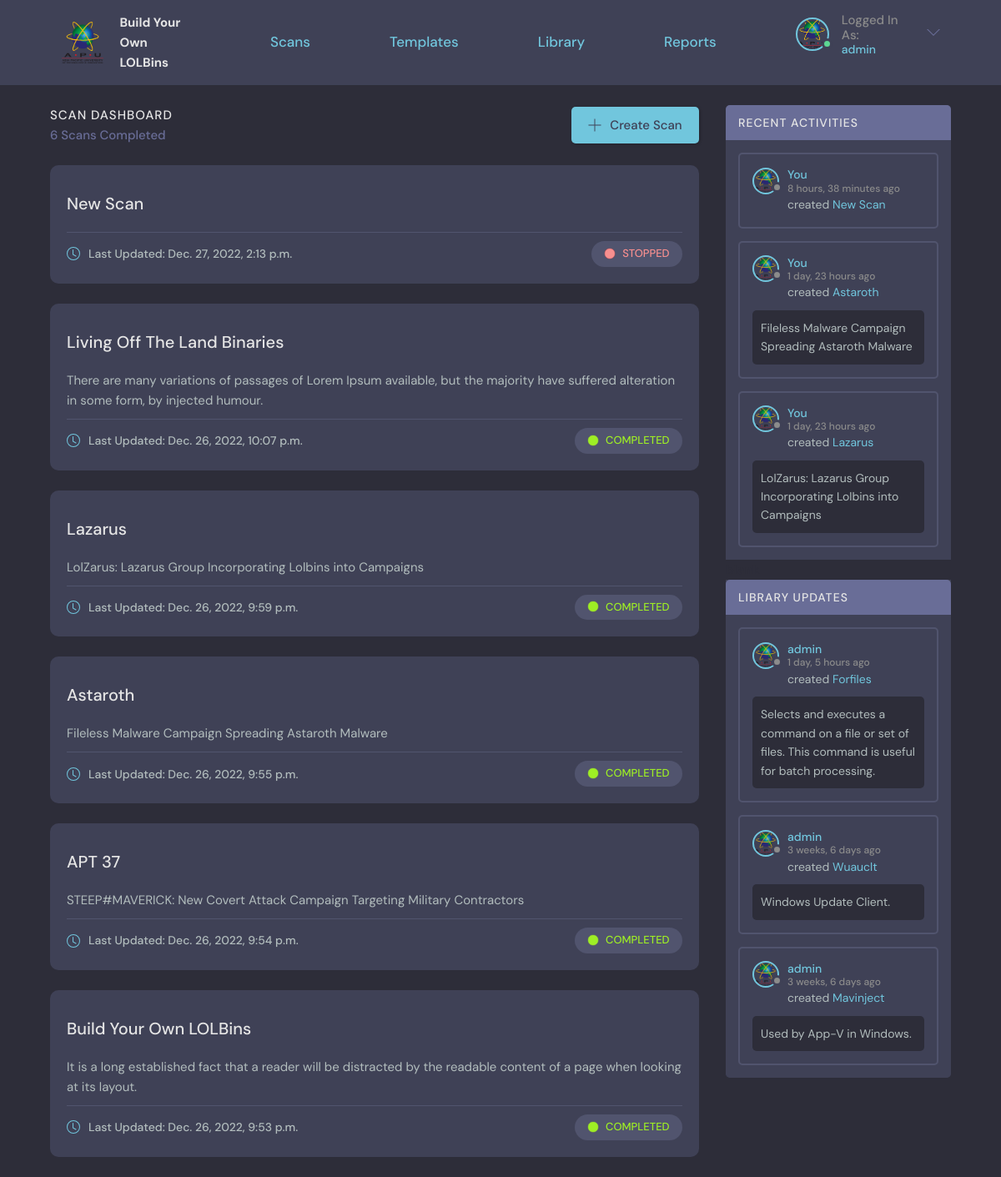
Before: / (signed in) with the older database file.
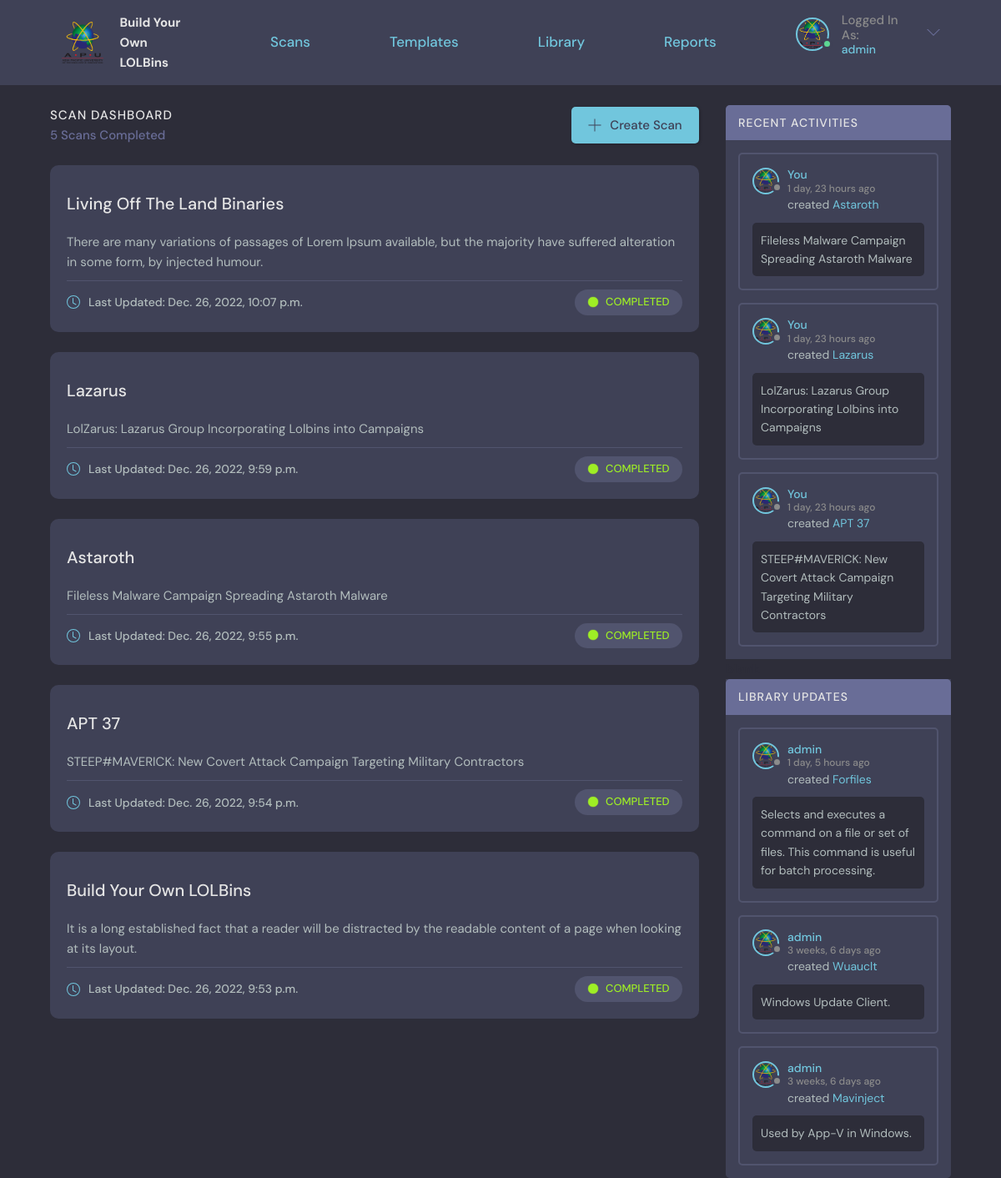
After: the same page with the newer database file.
### base/models.py (models this page shows, shortened)
class Scan(models.Model):
    user = models.ForeignKey(User, on_delete=SET_NULL, null=True, verbose_name = u'Owner')
    name = models.CharField(max_length=200, default="New Scan")
    description = models.TextField(null=True, blank=True)
    updated = models.DateTimeField(auto_now=True)
    created = models.DateTimeField(auto_now_add=True)
    STATUS_CHOICES = (
    ("STOPPED", "STOPPED"),
    ("COMPLETED", "COMPLETED"),
    ("RUNNING", "RUNNING"),
    ("ERROR", "ERROR"))
    status = models.CharField(max_length=15, choices=STATUS_CHOICES, default='STOPPED')
    ip = models.CharField("IP Address", max_length=15, default="127.0.0.1")
    username = models.CharField("Machine Username", max_length=30, default="admin")
    password = models.CharField("Machine Password", max_length=50, default="admin")
    task = models.TextField(null=True, blank=True)
    class Meta:
        ordering = ['-updated', '-created']
        verbose_name = 'Scan'

class Technique(models.Model):
    user = models.ForeignKey(User, on_delete=SET_NULL, null=True, verbose_name = u'Owner')
    name = models.CharField(max_length=200, default="New Binary")
    description = models.TextField(null=True, blank=True)
    updated = models.DateTimeField(auto_now=True)
    created = models.DateTimeField(auto_now_add=True)
    Objective = models.ManyToManyField(Objective, verbose_name = u'Objectives')
    APT = models.ManyToManyField(APT, blank=True, verbose_name = u'APT Groups')
    class Meta:
        verbose_name = 'LOLBin'

### base/views.py (the view)
# urls.py: path('', views.home, name="home"),
def home(request):
    scans = Scan.objects.all().order_by('-updated')
    techniques = Technique.objects.all().order_by('-created')
    if request.user.is_authenticated:
        userScans = Scan.objects.filter(user=request.user).order_by('-created')
        scan_count = userScans.count()
        context = {'scans': scans, 'techniques': techniques, 'scan_count':scan_count, 'userScans': userScans}
    else:
        context = {'scans': scans, 'techniques': techniques}
    return render(request, 'base/home.html', context)

### base/templates/base/home.html (shortened to what the changed rows need)
{% extends 'main.html' %}
{% block content %}
{% load static %}
<main class="layout layout--2">
  <div class="container">
    <div class="roomList">
      {% if request.user.is_authenticated %}
        <div class="roomList__header">
          <div>
            <h2>Scan Dashboard</h2>
            <p>{{scan_count}} Scans Completed</p>
          </div>
          <a class="btn btn--main" href="{% url 'new-scan' %}">
            <svg version="1.1" xmlns="http://www.w3.org/2000/svg" width="32" height="32" viewBox="0 0 32 32">
              <title>add</title>
              <path
                d="M16.943 0.943h-1.885v14.115h-14.115v1.885h14.115v14.115h1.885v-14.115h14.115v-1.885h-14.115v-14.115z"
              ></path>
            </svg>
            Create Scan
          </a>
        </div>
        {% if scan_count != 0 %}
          {% for scan in scans %}
            {% if request.user == scan.user %}
              <div class="roomListRoom">
                <div class="roomListRoom__content">
                  <a href="{% url 'scan' scan.id %}">{{scan.name}}</a>
                  <p style="margin-top: 2rem;">{{scan.description}}</p>
                </div>
                <div class="roomListRoom__meta">
                    <a class="roomListRoom__joined">
                        <svg xmlns="http://www.w3.org/2000/svg" width="16" height="16" fill="currentColor" class="bi bi-clock" viewBox="0 0 16 16">
                            <path d="M8 3.5a.5.5 0 0 0-1 0V9a.5.5 0 0 0 .252.434l3.5 2a.5.5 0 0 0 .496-.868L8 8.71V3.5z"/>
                            <path d="M8 16A8 8 0 1 0 8 0a8 8 0 0 0 0 16zm7-8A7 7 0 1 1 1 8a7 7 0 0 1 14 0z"/>
                        </svg>
                        Last Updated: {{scan.updated}}
                    </a>
                    <div class="roomListRoom__tag">
                      {% if scan.status == 'STOPPED' %}
                        <p class="roomListRoom__topic" style="color: #F78F8F;">
                          <img src="{% static 'images/status_stopped.png' %}" />
                          {{scan.status}}
                        </p>
                      {% elif scan.status == 'COMPLETED'%}
                        <p class="roomListRoom__topic" style="color: #9EEE25;">
                          <img src="{% static 'images/status_completed.png' %}" />
                          {{scan.status}}
                        </p>
                      {% else %}
                        <p class="roomListRoom__topic" style="color: #FCC419;">
                          <img src="{% static 'images/status_running.png' %}" />
                          {{scan.status}}
                        </p>
                      {% endif %}
                    </div>
                </div>
              </div>
            {% endif %}
          {% endfor %}
        {% endif %}
      {% endif %}
    </div>
    <div class="activities">
      {% if request.user.is_authenticated and scan_count != 0 %}
        <div class="activities__header">
          <h2>Recent Activities</h2>
        </div>
        {% for scan in userScans|slice:":3" %}
          <div class="activities__box">
            <div class="activities__boxHeader roomListRoom__header">
              <a href="{% url 'user-profile' request.user.id %}" class="roomListRoom__author">
                <div class="avatar avatar--small">
                  <img src="{% static 'images/APU.png' %}" />
                </div>
                <p>
                  You
                  <span>{{scan.created|timesince}} ago</span>
                </p>
              </a>
            </div>
            <div class="activities__boxContent">
              <p>created <a href="{% url 'scan' scan.id %}">{{scan.name}}</a></p>
              {% if scan.description != "" %}
                <div class="activities__boxRoomContent">
                  {{scan.description}}
                </div>
              {% endif %}
            </div>
          </div>
        {% endfor %}
        <div class="activities__break">
          <h2>blank</h2>
        </div>
        {% include "base/updatesSliced.html" %}
      {% else %}
        {% include "base/updatesAll.html" %}
      {% endif %}
    </div>
  </div>
</main>
{% endblock content %}

### base/templates/base/updatesSliced.html
{% load static %}
<div class="activities">
    <div class="activities__header">
      <h2>Library Updates</h2>
    </div>
    {% for technique in techniques|slice:":3"%}
      <div class="activities__box">
        <div class="activities__boxHeader roomListRoom__header">
          <a href="{% url 'user-profile' technique.user.id %}" class="roomListRoom__author">
            <div class="avatar avatar--small">
              <img src="{% static 'images/APU.png' %}" />
            </div>
            <p>
              {{technique.user}}
              <span>{{technique.created|timesince}} ago</span>
            </p>
          </a>
        </div>
        <div class="activities__boxContent">
          <p>created <a href="{% url 'library' %}?q={{technique.name}}">{{technique.name}}</a></p>
          {% if technique.description != "" %}
            <div class="activities__boxRoomContent">
              {{technique.description}}
            </div>
          {% endif %}
        </div>
      </div>
    {% endfor %}
</div>

Changed rows visible on the page:
removed Scan: name "New Scan", updated "Dec. 27, 2022, 2:13 p.m.", status "STOPPED", created "8 hours, 38 minutes"
now on one of the page's lists (row unchanged): Scan: created "1 day, 23 hours", name "APT 37", description "STEEP#MAVERICK: New Covert Attack Campaign Targeting Military Contractors"
Other visible differences:
{{ scan_count }}: "6" → "5"
